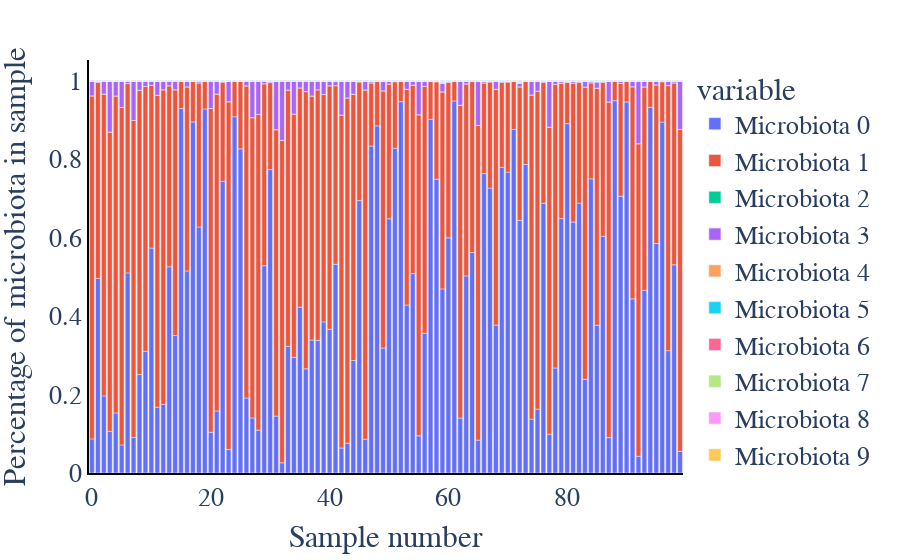

Notebook source saved alongside this figure:
### Markdown cell above
## Data Visualization

### Code cell
fig = px.bar(pd.DataFrame(X_sim[:100, :], columns=["Microbiota "+str(i) for i in range(X_sim.shape[1])]))
fig = update_layout_px(fig)
fig.update_xaxes(title="Sample number")
fig.update_yaxes(title="Percentage of microbiota in sample")
fig.write_image(os.path.join(mypath,
                             "Barplot_Sample_" +str(p)+"InstrumentStrength_"+str(instrument_strength)+".pdf" ))
fig.show()
